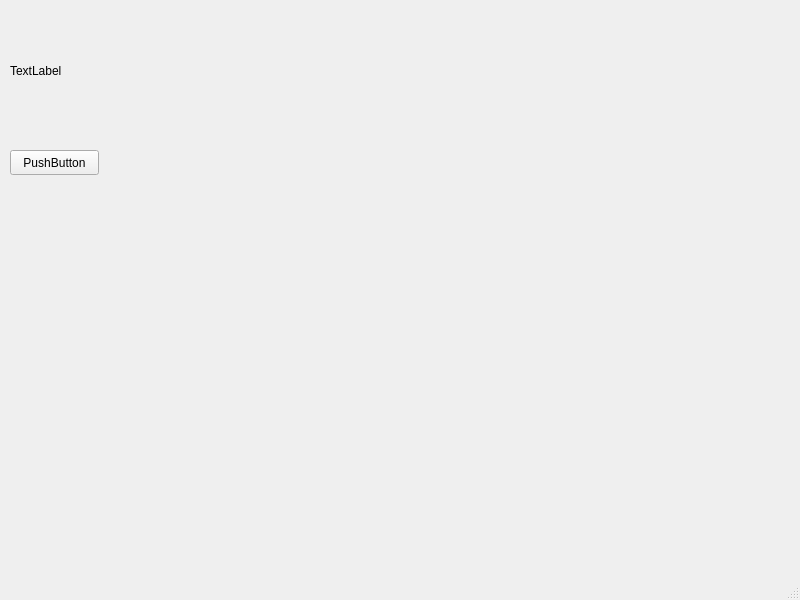
<?xml version="1.0" encoding="UTF-8"?>
<ui version="4.0">
 <class>MainWindow</class>
 <widget class="QMainWindow" name="MainWindow">
  <property name="geometry">
   <rect>
    <x>0</x>
    <y>0</y>
    <width>800</width>
    <height>600</height>
   </rect>
  </property>
  <property name="windowTitle">
   <string>MainWindow</string>
  </property>
  <widget class="QWidget" name="centralwidget">
   <widget class="QPushButton" name="pushButton">
    <property name="geometry">
     <rect>
      <x>10</x>
      <y>150</y>
      <width>89</width>
      <height>25</height>
     </rect>
    </property>
    <property name="text">
     <string>PushButton</string>
    </property>
   </widget>
   <widget class="QLabel" name="label">
    <property name="geometry">
     <rect>
      <x>10</x>
      <y>10</y>
      <width>451</width>
      <height>121</height>
     </rect>
    </property>
    <property name="text">
     <string>TextLabel</string>
    </property>
   </widget>
  </widget>
  <widget class="QMenuBar" name="menubar">
   <property name="geometry">
    <rect>
     <x>0</x>
     <y>0</y>
     <width>800</width>
     <height>22</height>
    </rect>
   </property>
  </widget>
  <widget class="QStatusBar" name="statusbar"/>
 </widget>
 <resources/>
 <connections/>
</ui>
